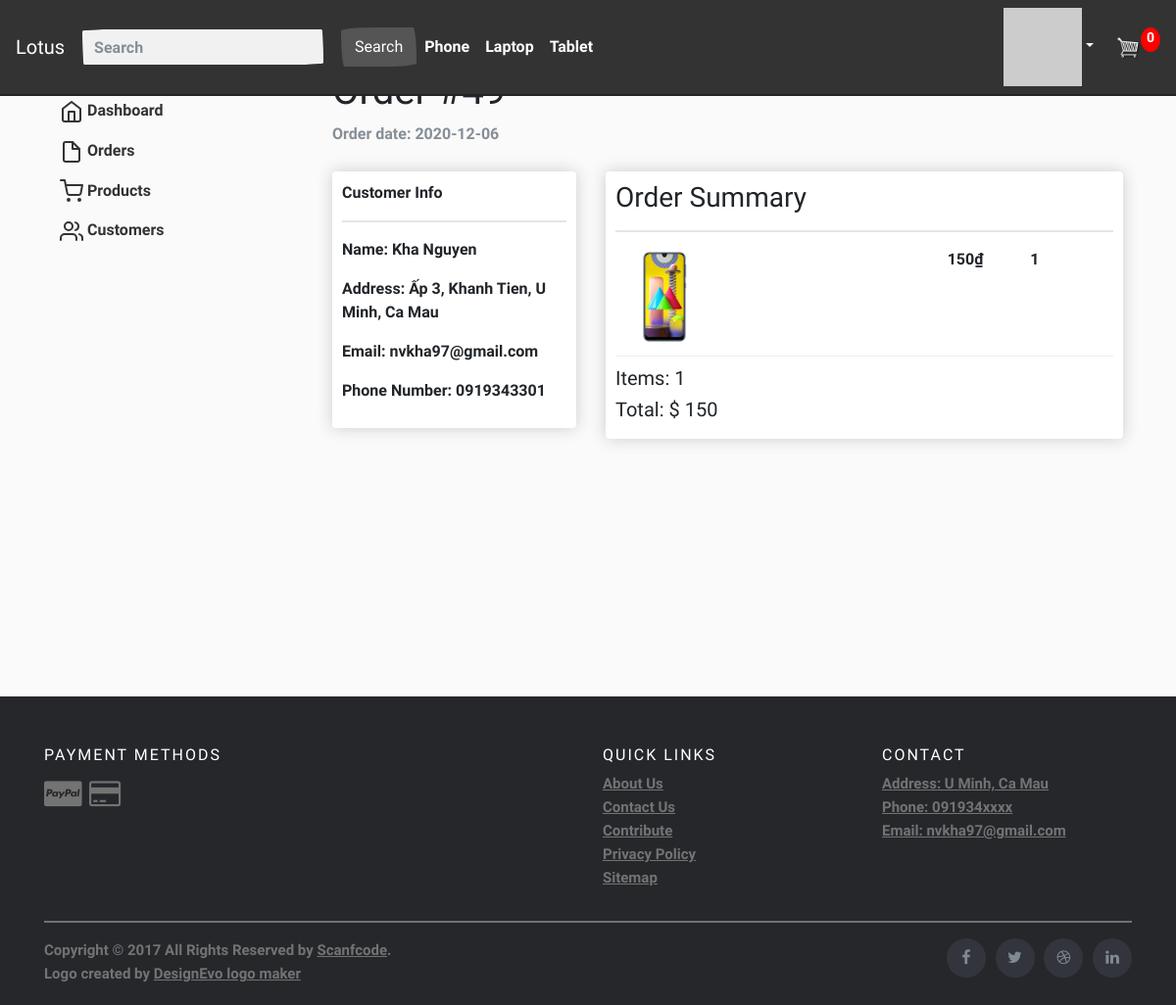
The page /admin/view-order/49 (signed in) on the database its author committed.
### tables this page shows
CREATE TABLE "orders" (
	"id"	INTEGER,
	"user_id"	INTEGER,
	"order_date"	DATETIME,
	"payment_id"	INTEGER,
	"complete"	BOOLEAN DEFAULT 0,
	"order_name"	NVARCHAR(255),
	"order_phonenumber"	VARCHAR(12),
	"order_email"	VARCHAR(50),
	"order_address"	TEXT,
	"transaction_id"	DATE,
	PRIMARY KEY("id" AUTOINCREMENT)
);

CREATE TABLE "order_detail" (
	"order_id"	INTEGER,
	"product_id"	INTEGER,
	"quantity"	INTEGER,
	"price"	NUMERIC,
	PRIMARY KEY("order_id","product_id")
);

### app.py (the view)
@app.route("/admin/view-order/<int:id>")
@login_required
def view_order(id):
    cartData = CartData()
    order = db.execute("SELECT * FROM orders WHERE id=?", id)
    order_detail = db.execute("SELECT * FROM order_detail WHERE order_id=?", id)
    number_item = len(order_detail)
    total = db.execute("SELECT SUM(price * quantity) as sum FROM order_detail WHERE order_id=?", id)
    return render_template("adminpage/view_order.html", order=order[0], order_detail=order_detail, numberCart=cartData["numberItem"], numberItem=number_item, total=total[0])

### app.py (called while the page is built)
@app.after_request
def after_request(response):
    response.headers["Cache-Control"] = "no-cache, no-store, must-revalidate"
    response.headers["Expires"] = 0
    response.headers["Pragma"] = "no-cache"
    return response

@app.before_request
def before_request():
  if session.get("user_id"):
      db.execute("UPDATE users SET last_seen=? WHERE id=?", datetime.utcnow(), session["user_id"])

### helpers.py (called while the page is built)
def login_required(f):
    @wraps(f)
    def decorated_function(*args, **kwargs):
        if session.get("user_id") is None:
            return redirect("/login")
        return f(*args, **kwargs)
    return decorated_function

def vnd(value):
    if value:
        return f"{value:,.0f}₫"
    else:
        return "0₫"

def gravatar(email, size=100, default='identicon', rating='g'):
    url = 'http://www.gravatar.com/avatar'
    hash = hashlib.md5(email.encode('utf-8')).hexdigest()
    return '{url}/{hash}?s={size}&d={default}&r={rating}'.format(
        url=url, hash=hash, size=size, default=default, rating=rating)

def CartData():
    if session.get("user_id"):
        try:
            order = db.execute("SELECT * FROM orders WHERE user_id=? AND complete=?", session.get("user_id"), 0)
            order_detail = db.execute("SELECT * FROM order_detail WHERE order_id=?", order[0]['id'])
            numberItem = int(len(order_detail))
            total = db.execute("SELECT SUM(price * quantity) FROM order_detail WHERE order_id=?", order[0]['id'])
        except:
            order_detail = None
            numberItem = 0
            total = 0
        return {"items": order_detail, "numberItem": numberItem, "total": total}
    else:
        cookieData = cookieCart()
        return {"items": cookieData['items'], "numberItem": cookieData['numberItem'], "total": cookieData['total']}

def getProductImage(product_id):
    product = db.execute("SELECT * FROM products WHERE id=?", product_id)
    return product[0]["image"]

def getAllNameProduct():
    all_products = db.execute("SELECT * FROM products")
    list_product_name = ""
    for product in all_products:
        list_product_name += product["name"] + ","
    return list_product_name

### templates/adminpage/view_order.html (shortened to what this page needs)
{% extends 'sell.html' %}
{% block div %}
		<h1>Order #{{ order.id }}</h1>
		<p class="text-muted">Order date: {{ order.order_date }}</p>
    <div class="row">
        <div class="col-lg-4">
            <div class="box-element" id="form-wrapper">
                <form id="form" action="/checkout" method="post">
                    <div id="shipping-info">
						<p>Customer Info</p>
						<hr>
						<p>Name: {{ order.order_name }}</p>
						<p>Address: {{ order.order_address }}</p>
						<p>Email: {{ order.order_email }}</p>
						<p>Phone Number: {{ order.order_phonenumber }}</p>
                    </div>
            </div>
			<br>
        </div>
    <div class="col-lg-8">
        <div class="box-element">
			<h3>Order Summary</h3>
			<hr>
			{% for product in order_detail %}
				<div class="cart-row">
					{% if product.product_id | getProductImage %}
                        <div style="flex: 2"><img class="row-image" src={{ url_for('static', filename='product_image/' + product.product_id | getProductImage) }}></div>
                    {% else %}
                        <div style="flex: 2"><img class="row-image" src={{ url_for('static', filename='images/placeholder.png') }}></div>
                    {% endif %}
					<div style="flex:2"><p>{{ product.id }}</p></div>
					<div style="flex:1"><p>{{ product.price | vnd }}</p></div>
					<div style="flex:1"><p>{{ product.quantity }}</p></div>
				</div>
			{% endfor %}
			<h5>Items:   {{ numberItem }}</h5>
			<h5>Total:   ${% if total.sum %} {{ total.sum }} {% else %} 0 {% endif %}</h5>
        </div>
    </div>
</div>
{% endblock %}

### static/css/main.css (style rules this page uses)
body { background-color: hsl(0, 0%, 98%); padding-top: 45px; }
.box-element { box-shadow:hsl(0, 0%, 80%) 0 0 16px; background-color: #fff; border-radius: 4px; padding: 10px; }
.col-lg-4, .col-lg-6, .col-lg-8, .col-lg-12 { margin-top: 10px; }
.row-image { width: 100px; }
.cart-row { display: flex; align-items: flex-stretch; padding-bottom: 10px; margin-bottom: 10px; border-bottom: 1px solid #ececec; }

### rows shown on the page
orders: order_date "2020-12-06", order_name "Kha Nguyen", order_address "Ấp 3, Khanh Tien, U Minh, Ca Mau", order_email "nvkha97@gmail.com", order_phonenumber "0919343301"
order_detail: price|vnd "150₫", quantity "1"

### other values the page prints
{{ numberCart }} "0"
{{ numberItem }} "1"
{{ total.sum }} "150"
